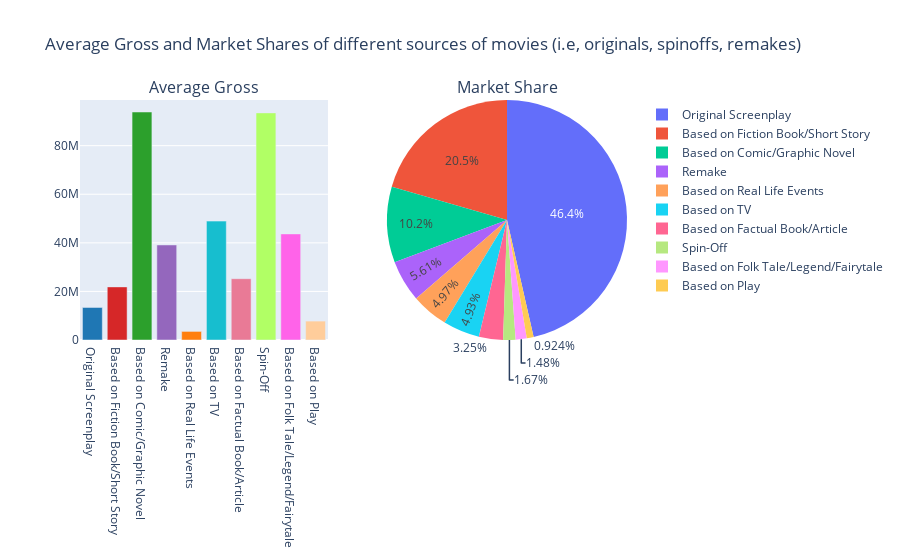

Notebook source saved alongside this figure:
### Code cell
c = dict(zip(TopGrossingSources["SOURCES"].unique(), px.colors.qualitative.G10))
fig =  make_subplots(1, 2,  specs=[[{"type": "xy"},{"type": "domain"}]],subplot_titles=['Average Gross', 'Market Share'])
fig.add_trace(
go.Bar(x = TopGrossingSources['SOURCES'], y = TopGrossingSources['AVERAGE GROSS'], showlegend = False, marker=dict(color=['#1f77b4','#d62728','#2ca02c','#9467bd','#ff7f0e','#17becf','#e97a96','#b1ff65','#ff63e9','#FFCD9B'])),1,1
)
fig.add_trace(
go.Pie(labels=TopGrossingSources['SOURCES'], values=TopGrossingSources['MARKET SHARE']),1,2
)
fig.update_layout(title_text="Average Gross and Market Shares of different sources of movies (i.e, originals, spinoffs, remakes)")
fig.show()

### Figure 1 — Plotly figure (JSON) as saved in the notebook; plotly's stock layout.template omitted (floating-point values rounded to 4 significant figures)
{"data": [{"marker": {"color": ["#1f77b4", "#d62728", "#2ca02c", "#9467bd", "#ff7f0e", "#17becf", "#e97a96", "#b1ff65", "#ff63e9", "#FFCD9B"]}, "showlegend": false, "type": "bar", "x": ["Original Screenplay", "Based on Fiction Book/Short Story", "Based on Comic/Graphic Novel", "Remake", "Based on Real Life Events", "Based on TV", "Based on Factual Book/Article", "Spin-Off", "Based on Folk Tale/Legend/Fairytale", "Based on Play"], "xaxis": "x", "y": [13387264, 21863076, 93855378, 39123963, 3534374, 48939421, 25232820, 93490935, 43668186, 7790372], "yaxis": "y"}, {"domain": {"x": [0.55, 1], "y": [0, 1]}, "labels": ["Original Screenplay", "Based on Fiction Book/Short Story", "Based on Comic/Graphic Novel", "Remake", "Based on Real Life Events", "Based on TV", "Based on Factual Book/Article", "Spin-Off", "Based on Folk Tale/Legend/Fairytale", "Based on Play"], "type": "pie", "values": [44.74, 19.77, 9.83, 5.4, 4.79, 4.75, 3.13, 1.61, 1.43, 0.89]}], "layout": {"annotations": [{"font": {"size": 16}, "showarrow": false, "text": "Average Gross", "x": 0.225, "xanchor": "center", "xref": "paper", "y": 1, "yanchor": "bottom", "yref": "paper"}, {"font": {"size": 16}, "showarrow": false, "text": "Market Share", "x": 0.775, "xanchor": "center", "xref": "paper", "y": 1, "yanchor": "bottom", "yref": "paper"}], "title": {"text": "Average Gross and Market Shares of different sources of movies (i.e, originals, spinoffs, remakes)"}, "xaxis": {"anchor": "y", "domain": [0, 0.45]}, "yaxis": {"anchor": "x", "domain": [0, 1]}}}
